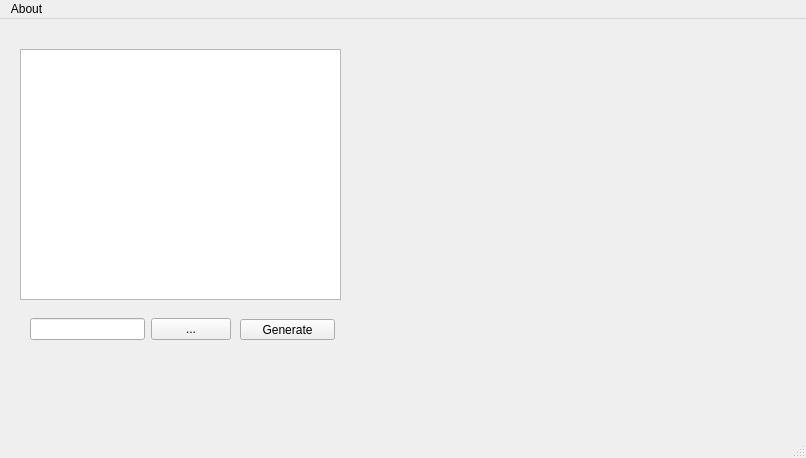
<?xml version="1.0" encoding="UTF-8"?>
<ui version="4.0">
 <class>MainWindow</class>
 <widget class="QMainWindow" name="MainWindow">
  <property name="geometry">
   <rect>
    <x>0</x>
    <y>0</y>
    <width>806</width>
    <height>458</height>
   </rect>
  </property>
  <property name="windowTitle">
   <string>MainWindow</string>
  </property>
  <widget class="QWidget" name="centralwidget">
   <widget class="QTextEdit" name="textEdit">
    <property name="geometry">
     <rect>
      <x>20</x>
      <y>30</y>
      <width>321</width>
      <height>251</height>
     </rect>
    </property>
   </widget>
   <widget class="QPushButton" name="generateButton">
    <property name="geometry">
     <rect>
      <x>240</x>
      <y>300</y>
      <width>95</width>
      <height>21</height>
     </rect>
    </property>
    <property name="text">
     <string>Generate</string>
    </property>
   </widget>
   <widget class="QLabel" name="qrPreview">
    <property name="geometry">
     <rect>
      <x>410</x>
      <y>30</y>
      <width>321</width>
      <height>311</height>
     </rect>
    </property>
    <property name="autoFillBackground">
     <bool>true</bool>
    </property>
    <property name="text">
     <string/>
    </property>
   </widget>
   <widget class="QWidget" name="">
    <property name="geometry">
     <rect>
      <x>30</x>
      <y>290</y>
      <width>201</width>
      <height>41</height>
     </rect>
    </property>
    <layout class="QHBoxLayout" name="horizontalLayout">
     <item>
      <widget class="QLineEdit" name="filenameEdit"/>
     </item>
     <item>
      <widget class="QPushButton" name="selectFileButton">
       <property name="text">
        <string>...</string>
       </property>
      </widget>
     </item>
    </layout>
   </widget>
  </widget>
  <widget class="QMenuBar" name="menubar">
   <property name="geometry">
    <rect>
     <x>0</x>
     <y>0</y>
     <width>806</width>
     <height>20</height>
    </rect>
   </property>
   <widget class="QMenu" name="menuAbout">
    <property name="title">
     <string>About</string>
    </property>
   </widget>
   <addaction name="menuAbout"/>
  </widget>
  <widget class="QStatusBar" name="statusbar"/>
 </widget>
 <resources/>
 <connections/>
</ui>
